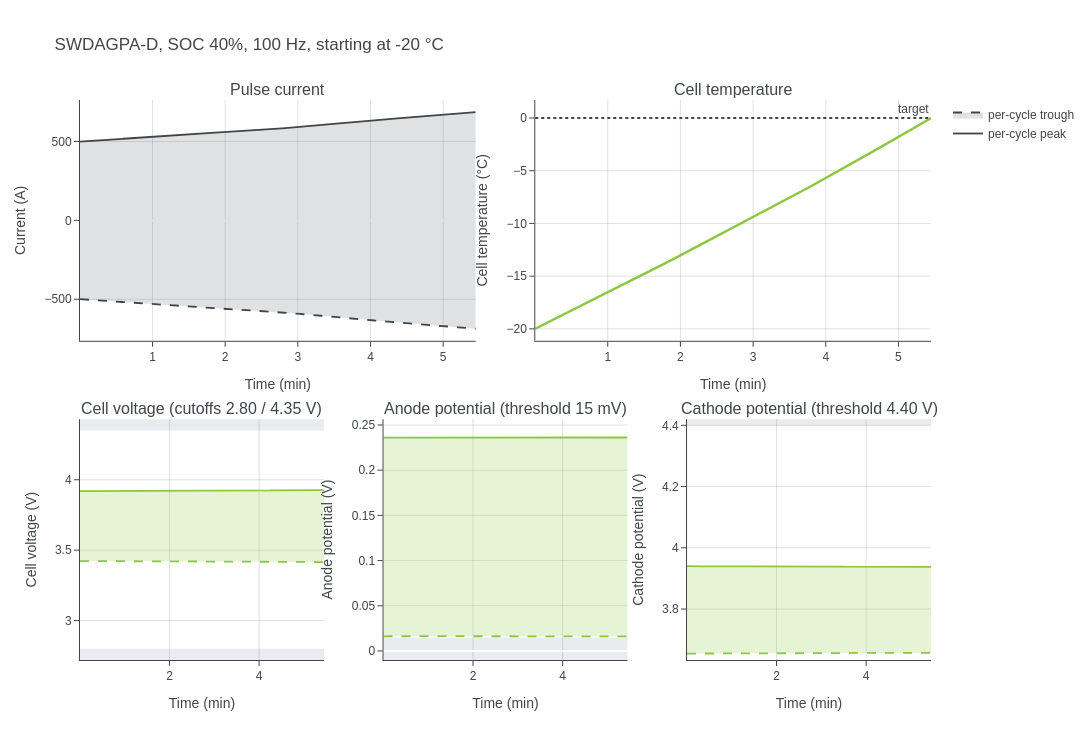

Write notebook code for a chart like this one.
### Markdown cell above
A run at high frequency spans tens of thousands of cycles, too many to resolve individually, so current, voltage, anode potential and cathode potential are plotted as the per-cycle maxima and minima. Shaded regions denote the excluded operating envelope.

### Code cell
trace = results.dynamic_data["Baseline"]
t_min = [t / 60 for t in trace["Time [s]"]]

fig = make_subplots(
    rows=2,
    cols=6,
    specs=[
        [{"colspan": 3}, None, None, {"colspan": 3}, None, None],
        [{"colspan": 2}, None, {"colspan": 2}, None, {"colspan": 2}, None],
    ],
    subplot_titles=(
        "Pulse current",
        "Cell temperature",
        "Cell voltage (cutoffs {:.2f} / {:.2f} V)".format(vMin_V, vMax_V),
        "Anode potential (threshold {:g} mV)".format(1e3 * vAnodeMin_V),
        "Cathode potential (threshold {:.2f} V)".format(vCathodeMax_V),
    ),
    horizontal_spacing=0.07,
    vertical_spacing=0.14,
)

envelope_band(
    fig,
    t_min,
    trace["Current [A] (min)"],
    trace["Current [A] (max)"],
    dark,
    "rgba(115, 120, 122, 0.22)",
    row=1,
    col=1,
    show_legend=True,
)

fig.add_trace(
    go.Scatter(
        x=t_min,
        y=trace["Cell temperature [°C]"],
        mode="lines",
        line=dict(color=green, width=2.4),
        showlegend=False,
    ),
    row=1,
    col=4,
)
fig.add_hline(
    y=T_target_degC,
    line_dash="dot",
    line_color=dark,
    annotation_text="target",
    row=1,
    col=4,
)

envelope_band(
    fig,
    t_min,
    trace["Voltage [V] (min)"],
    trace["Voltage [V] (max)"],
    green,
    "rgba(141, 198, 63, 0.22)",
    row=2,
    col=1,
)
limit_band(fig, vMax_V, vMax_V + 1, row=2, col=1)
limit_band(fig, vMin_V - 1, vMin_V, row=2, col=1)
fig.update_yaxes(range=[vMin_V - 0.08, vMax_V + 0.08], row=2, col=1)

anode_lo = trace["Negative electrode potential [V] (min)"]
anode_hi = trace["Negative electrode potential [V] (max)"]
envelope_band(
    fig, t_min, anode_lo, anode_hi, green, "rgba(141, 198, 63, 0.22)", row=2, col=3
)
limit_band(fig, vAnodeMin_V - 1, vAnodeMin_V, row=2, col=3)
fig.update_yaxes(
    range=[min(0, min(anode_lo)) - 0.01, max(anode_hi) + 0.02], row=2, col=3
)

cathode_lo = trace["Positive electrode potential [V] (min)"]
cathode_hi = trace["Positive electrode potential [V] (max)"]
envelope_band(
    fig, t_min, cathode_lo, cathode_hi, green, "rgba(141, 198, 63, 0.22)", row=2, col=5
)
limit_band(fig, vCathodeMax_V, vCathodeMax_V + 1, row=2, col=5)
fig.update_yaxes(
    range=[min(cathode_lo) - 0.02, max(vCathodeMax_V, max(cathode_hi)) + 0.02],
    row=2,
    col=5,
)

for col in (1, 4):
    fig.update_xaxes(title_text="Time (min)", row=1, col=col)
for col in (1, 3, 5):
    fig.update_xaxes(title_text="Time (min)", row=2, col=col)
fig.update_yaxes(title_text="Current (A)", row=1, col=1)
fig.update_yaxes(title_text="Cell temperature (°C)", row=1, col=4)
fig.update_yaxes(title_text="Cell voltage (V)", row=2, col=1)
fig.update_yaxes(title_text="Anode potential (V)", row=2, col=3)
fig.update_yaxes(title_text="Cathode potential (V)", row=2, col=5)

fig.update_layout(
    title="{}, SOC {:.0f}%, {:g} Hz, starting at {:g} °C".format(
        cell_name, 100 * soc, freq_Hz, T_start_degC
    ),
    width=1300,
    height=740,
)
style_axes(fig)
fig.show()

temperature = trace["Cell temperature [°C]"]
duration_s = trace["Time [s]"][-1]
reached = temperature[-1] >= T_target_degC - 1e-3
rate_per_min = (temperature[-1] - temperature[0]) / (duration_s / 60)

print(
    "\nTarget temperature {:+.1f} degC {} {:.1f} min from {:+.1f} degC, averaging {:.2f} degC/min".format(
        T_target_degC,
        "reached in" if reached else "not reached within",
        duration_s / 60,
        temperature[0],
        rate_per_min,
    )
)

### Figure 1 — Plotly figure (JSON) as saved in the notebook; plotly's stock layout.template omitted (floating-point values rounded to 4 significant figures; data arrays with more than 128 entries replaced by an {"elided": "..."} marker saying what was removed)
{"data": [{"line": {"color": "rgb(64, 69, 71)", "width": 1.8}, "mode": "lines", "name": "per-cycle peak", "showlegend": true, "type": "scatter", "x": {"elided": "991 float values"}, "xaxis": "x", "y": {"elided": "991 float values"}, "yaxis": "y"}, {"fill": "tonexty", "fillcolor": "rgba(115, 120, 122, 0.22)", "line": {"color": "rgb(64, 69, 71)", "dash": "dash", "width": 1.8}, "mode": "lines", "name": "per-cycle trough", "showlegend": true, "type": "scatter", "x": {"elided": "991 float values"}, "xaxis": "x", "y": {"elided": "991 float values"}, "yaxis": "y"}, {"line": {"color": "rgb(141, 198, 63)", "width": 2.4}, "mode": "lines", "showlegend": false, "type": "scatter", "x": {"elided": "991 float values"}, "xaxis": "x2", "y": {"elided": "991 float values"}, "yaxis": "y2"}, {"line": {"color": "rgb(141, 198, 63)", "width": 1.8}, "mode": "lines", "name": "per-cycle peak", "showlegend": false, "type": "scatter", "x": {"elided": "991 float values"}, "xaxis": "x3", "y": {"elided": "991 float values"}, "yaxis": "y3"}, {"fill": "tonexty", "fillcolor": "rgba(141, 198, 63, 0.22)", "line": {"color": "rgb(141, 198, 63)", "dash": "dash", "width": 1.8}, "mode": "lines", "name": "per-cycle trough", "showlegend": false, "type": "scatter", "x": {"elided": "991 float values"}, "xaxis": "x3", "y": {"elided": "991 float values"}, "yaxis": "y3"}, {"line": {"color": "rgb(141, 198, 63)", "width": 1.8}, "mode": "lines", "name": "per-cycle peak", "showlegend": false, "type": "scatter", "x": {"elided": "991 float values"}, "xaxis": "x4", "y": {"elided": "991 float values"}, "yaxis": "y4"}, {"fill": "tonexty", "fillcolor": "rgba(141, 198, 63, 0.22)", "line": {"color": "rgb(141, 198, 63)", "dash": "dash", "width": 1.8}, "mode": "lines", "name": "per-cycle trough", "showlegend": false, "type": "scatter", "x": {"elided": "991 float values"}, "xaxis": "x4", "y": {"elided": "991 float values"}, "yaxis": "y4"}, {"line": {"color": "rgb(141, 198, 63)", "width": 1.8}, "mode": "lines", "name": "per-cycle peak", "showlegend": false, "type": "scatter", "x": {"elided": "991 float values"}, "xaxis": "x5", "y": {"elided": "991 float values"}, "yaxis": "y5"}, {"fill": "tonexty", "fillcolor": "rgba(141, 198, 63, 0.22)", "line": {"color": "rgb(141, 198, 63)", "dash": "dash", "width": 1.8}, "mode": "lines", "name": "per-cycle trough", "showlegend": false, "type": "scatter", "x": {"elided": "991 float values"}, "xaxis": "x5", "y": {"elided": "991 float values"}, "yaxis": "y5"}], "layout": {"annotations": [{"font": {"size": 16}, "showarrow": false, "text": "Pulse current", "x": 0.2325, "xanchor": "center", "xref": "paper", "y": 1, "yanchor": "bottom", "yref": "paper"}, {"font": {"size": 16}, "showarrow": false, "text": "Cell temperature", "x": 0.7675, "xanchor": "center", "xref": "paper", "y": 1, "yanchor": "bottom", "yref": "paper"}, {"font": {"size": 16}, "showarrow": false, "text": "Cell voltage (cutoffs 2.80 / 4.35 V)", "x": 0.1433, "xanchor": "center", "xref": "paper", "y": 0.43, "yanchor": "bottom", "yref": "paper"}, {"font": {"size": 16}, "showarrow": false, "text": "Anode potential (threshold 15 mV)", "x": 0.5, "xanchor": "center", "xref": "paper", "y": 0.43, "yanchor": "bottom", "yref": "paper"}, {"font": {"size": 16}, "showarrow": false, "text": "Cathode potential (threshold 4.40 V)", "x": 0.8567, "xanchor": "center", "xref": "paper", "y": 0.43, "yanchor": "bottom", "yref": "paper"}, {"showarrow": false, "text": "target", "x": 1, "xanchor": "right", "xref": "x2 domain", "y": 0, "yanchor": "bottom", "yref": "y2"}], "font": {"color": "rgb(64, 69, 71)", "family": "Arial", "size": 12}, "height": 740, "paper_bgcolor": "white", "plot_bgcolor": "white", "shapes": [{"line": {"color": "rgb(64, 69, 71)", "dash": "dot"}, "type": "line", "x0": 0, "x1": 1, "xref": "x2 domain", "y0": 0, "y1": 0, "yref": "y2"}, {"fillcolor": "rgb(230, 232, 235)", "layer": "below", "line": {"width": 0}, "opacity": 0.85, "type": "rect", "x0": 0, "x1": 1, "xref": "x3 domain", "y0": 4.35, "y1": 5.35, "yref": "y3"}, {"fillcolor": "rgb(230, 232, 235)", "layer": "below", "line": {"width": 0}, "opacity": 0.85, "type": "rect", "x0": 0, "x1": 1, "xref": "x3 domain", "y0": 1.8, "y1": 2.8, "yref": "y3"}, {"fillcolor": "rgb(230, 232, 235)", "layer": "below", "line": {"width": 0}, "opacity": 0.85, "type": "rect", "x0": 0, "x1": 1, "xref": "x4 domain", "y0": -0.985, "y1": 0.015, "yref": "y4"}, {"fillcolor": "rgb(230, 232, 235)", "layer": "below", "line": {"width": 0}, "opacity": 0.85, "type": "rect", "x0": 0, "x1": 1, "xref": "x5 domain", "y0": 4.4, "y1": 5.4, "yref": "y5"}], "title": {"text": "SWDAGPA-D, SOC 40%, 100 Hz, starting at -20 °C"}, "width": 1300, "xaxis": {"anchor": "y", "color": "rgb(64, 69, 71)", "domain": [0, 0.465], "gridcolor": "rgba(0,0,0,0.12)", "linecolor": "rgb(64, 69, 71)", "showgrid": true, "ticks": "outside", "title": {"text": "Time (min)"}}, "xaxis2": {"anchor": "y2", "color": "rgb(64, 69, 71)", "domain": [0.535, 1.0], "gridcolor": "rgba(0,0,0,0.12)", "linecolor": "rgb(64, 69, 71)", "showgrid": true, "ticks": "outside", "title": {"text": "Time (min)"}}, "xaxis3": {"anchor": "y3", "color": "rgb(64, 69, 71)", "domain": [0, 0.2867], "gridcolor": "rgba(0,0,0,0.12)", "linecolor": "rgb(64, 69, 71)", "showgrid": true, "ticks": "outside", "title": {"text": "Time (min)"}}, "xaxis4": {"anchor": "y4", "color": "rgb(64, 69, 71)", "domain": [0.3567, 0.6433], "gridcolor": "rgba(0,0,0,0.12)", "linecolor": "rgb(64, 69, 71)", "showgrid": true, "ticks": "outside", "title": {"text": "Time (min)"}}, "xaxis5": {"anchor": "y5", "color": "rgb(64, 69, 71)", "domain": [0.7133, 1.0], "gridcolor": "rgba(0,0,0,0.12)", "linecolor": "rgb(64, 69, 71)", "showgrid": true, "ticks": "outside", "title": {"text": "Time (min)"}}, "yaxis": {"anchor": "x", "color": "rgb(64, 69, 71)", "domain": [0.57, 1], "gridcolor": "rgba(0,0,0,0.12)", "linecolor": "rgb(64, 69, 71)", "showgrid": true, "ticks": "outside", "title": {"text": "Current (A)"}}, "yaxis2": {"anchor": "x2", "color": "rgb(64, 69, 71)", "domain": [0.57, 1], "gridcolor": "rgba(0,0,0,0.12)", "linecolor": "rgb(64, 69, 71)", "showgrid": true, "ticks": "outside", "title": {"text": "Cell temperature (°C)"}}, "yaxis3": {"anchor": "x3", "color": "rgb(64, 69, 71)", "domain": [0, 0.43], "gridcolor": "rgba(0,0,0,0.12)", "linecolor": "rgb(64, 69, 71)", "range": [2.72, 4.43], "showgrid": true, "ticks": "outside", "title": {"text": "Cell voltage (V)"}}, "yaxis4": {"anchor": "x4", "color": "rgb(64, 69, 71)", "domain": [0, 0.43], "gridcolor": "rgba(0,0,0,0.12)", "linecolor": "rgb(64, 69, 71)", "range": [-0.01, 0.2564], "showgrid": true, "ticks": "outside", "title": {"text": "Anode potential (V)"}}, "yaxis5": {"anchor": "x5", "color": "rgb(64, 69, 71)", "domain": [0, 0.43], "gridcolor": "rgba(0,0,0,0.12)", "linecolor": "rgb(64, 69, 71)", "range": [3.634, 4.42], "showgrid": true, "ticks": "outside", "title": {"text": "Cathode potential (V)"}}}}
